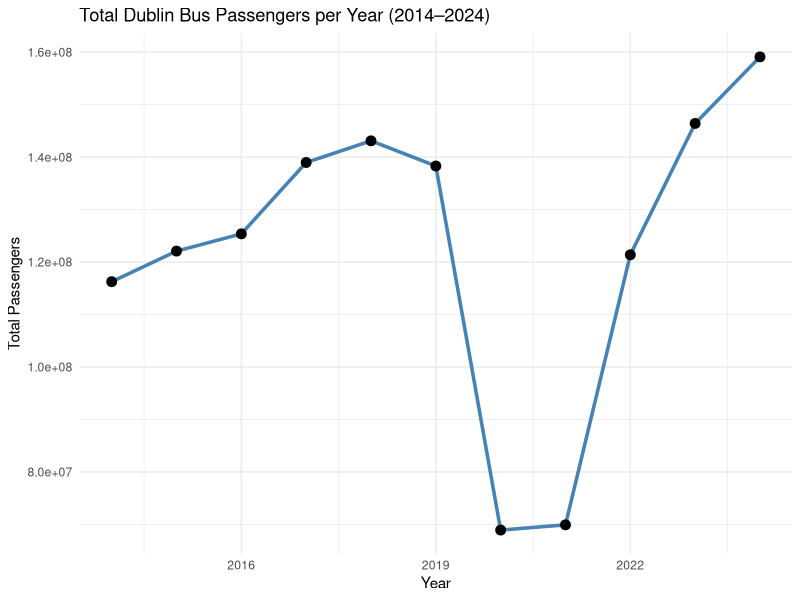
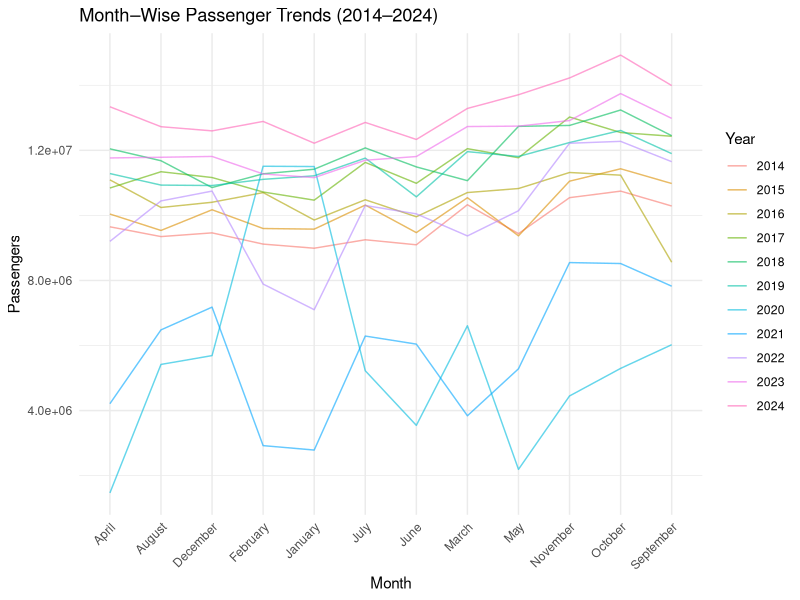

These charts were generated, in order, by the following R code:
## ---- chunk 1
library(readr)  
library(dplyr) 
library(tidyr) 
library(ggplot2) 
library(tibble) 
library(stringr) 
library(knitr)
## ---- chunk 2
bus <- read_csv("DublinBus.csv")
## ---- chunk 3
bus_yearly <- bus |>
  filter(Month == "All months") |>
  arrange(Year)
## ---- chunk 4
ggplot(bus_yearly, aes(x = Year, y = VALUE)) +
  geom_line(linewidth = 1.2, color = "steelblue") +
  geom_point(size = 3) +
  labs(
    title = "Total Dublin Bus Passengers per Year (2014–2024)",
    x = "Year",
    y = "Total Passengers"
  ) +
  theme_minimal()
## ---- chunk 5
bus_monthly <- bus |> 
  filter(Month != "All months")

ggplot(bus_monthly, aes(x = Month, y = VALUE, group = Year, color = factor(Year))) +
  geom_line(alpha = 0.6) +
  labs(
    title = "Month–Wise Passenger Trends (2014–2024)",
    x = "Month",
    y = "Passengers",
    color = "Year"
  ) +
  theme_minimal() +
  theme(axis.text.x = element_text(angle = 45, hjust = 1))
